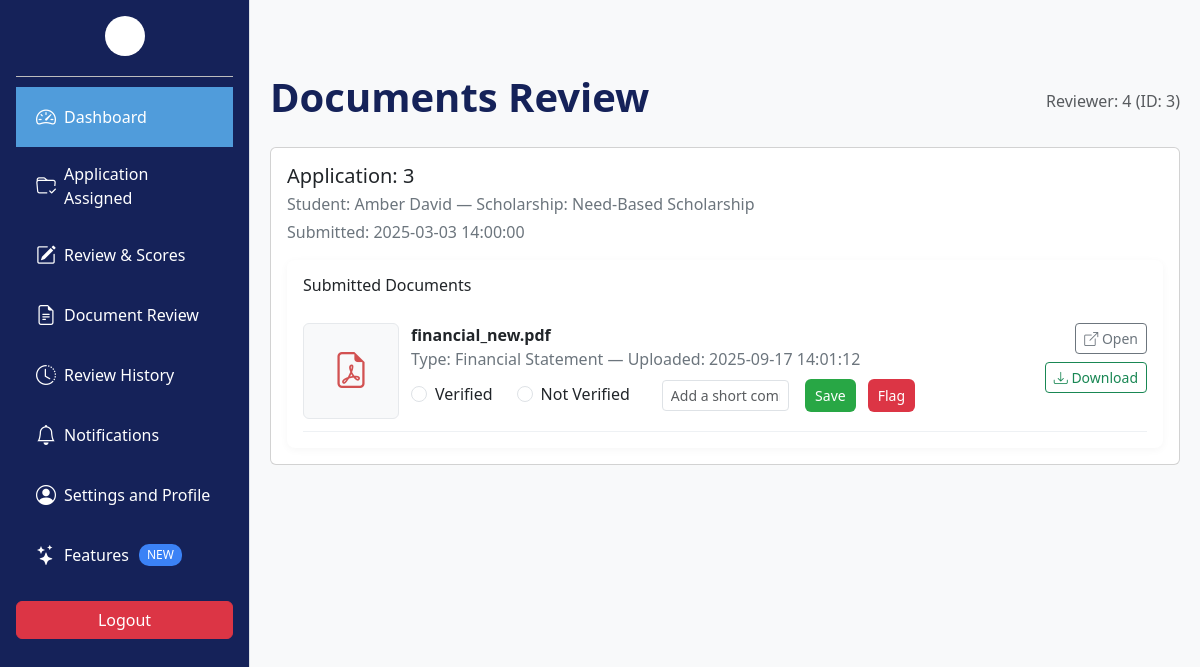
The app's page /reviewer/document.php (signed in) with its own data.
### tables this page shows
CREATE TABLE ReviewCommittee (
    reviewer_id INT PRIMARY KEY AUTO_INCREMENT,
    name VARCHAR(100) NOT NULL,
    email VARCHAR(100) NOT NULL UNIQUE,
    role ENUM('Senior Reviewer', 'Junior Reviewer') NOT NULL,
    user_id INT NOT NULL,
    FOREIGN KEY (user_id) REFERENCES Users(user_id) ON DELETE CASCADE
);

CREATE TABLE Applications (
    application_id INT PRIMARY KEY AUTO_INCREMENT,
    student_id INT NOT NULL,
    scholarship_id INT NOT NULL,
    submission_date TIMESTAMP DEFAULT CURRENT_TIMESTAMP,
    document_url VARCHAR(255) DEFAULT NULL,
    finantial_statement_url VARCHAR(255) DEFAULT NULL,
    recommendation_letter_url VARCHAR(255) DEFAULT NULL,
    status ENUM('Submitted', 'Pending', 'Under Review', 'Approved', 'Accepted', 'Rejected', 'Needs More Info') DEFAULT 'Submitted',
    FOREIGN KEY (student_id) REFERENCES Students(student_id) ON DELETE CASCADE,
    FOREIGN KEY (scholarship_id) REFERENCES Scholarships(scholarship_id) ON DELETE CASCADE
);

CREATE TABLE Scholarships (
    scholarship_id INT PRIMARY KEY AUTO_INCREMENT,
    name VARCHAR(255) NOT NULL,
    amount DECIMAL(10,2) NOT NULL CHECK (amount > 0),
    gpa DECIMAL(3,1) DEFAULT NULL,
    other_criteria VARCHAR(255) DEFAULT NULL,
    application_start DATE DEFAULT NULL,
    application_end DATE NOT NULL,
    status ENUM('Open', 'Closed', 'Awarded') DEFAULT 'Open',
    created_at TIMESTAMP DEFAULT CURRENT_TIMESTAMP
);

CREATE TABLE Document (
    document_id INT PRIMARY KEY AUTO_INCREMENT,
    application_id INT NOT NULL,
    url VARCHAR(255) NOT NULL,
    type ENUM('Transcript', 'Recommendation Letter', 'Financial Statement', 'Other') NOT NULL,
    created_at TIMESTAMP DEFAULT CURRENT_TIMESTAMP,
    updated_at TIMESTAMP DEFAULT CURRENT_TIMESTAMP ON UPDATE CURRENT_TIMESTAMP,
    FOREIGN KEY (application_id) REFERENCES Applications(application_id) ON DELETE CASCADE
);

### reviewer/document.php (the view, shortened to what this page needs)
<?php
include "../Database/db.php";
function h($s){ return htmlspecialchars($s, ENT_QUOTES, 'UTF-8'); }
$session_user_id = $_SESSION['user_id'] ?? 4;
$reviewer_id = null;
if ($conn) {
    $stmt = $conn->prepare("SELECT reviewer_id FROM ReviewCommittee WHERE user_id = ? LIMIT 1");
    if ($stmt) {
        $stmt->bind_param("i", $session_user_id);
        $stmt->execute();
        $res = $stmt->get_result();
        if ($res && $row = $res->fetch_assoc()) {
            $reviewer_id = (int)$row['reviewer_id'];
        }
    }
}
if ($conn) {
    $createSql = "
    CREATE TABLE IF NOT EXISTS DocumentReviews (
      id INT AUTO_INCREMENT PRIMARY KEY,
      document_id INT NOT NULL,
      reviewer_id INT NOT NULL,
      status ENUM('Verified','Not Verified') DEFAULT NULL,
      comment TEXT DEFAULT NULL,
      flagged TINYINT(1) DEFAULT 0,
      reviewed_at TIMESTAMP DEFAULT CURRENT_TIMESTAMP ON UPDATE CURRENT_TIMESTAMP,
      CONSTRAINT fk_docrev_document FOREIGN KEY (document_id) REFERENCES Document(document_id) ON DELETE CASCADE,
      CONSTRAINT fk_docrev_reviewer FOREIGN KEY (reviewer_id) REFERENCES ReviewCommittee(reviewer_id) ON DELETE CASCADE
    ) ENGINE=InnoDB;
    ";
    $conn->query($createSql);
}
$applications = [];
if ($conn && $reviewer_id) {
    $sql = "
      SELECT DISTINCT a.application_id, a.submission_date, s.student_id, s.first_name, s.last_name, sc.name AS scholarship_name
      FROM Applications a
      JOIN Reviews r ON r.application_id = a.application_id
      JOIN Students s ON a.student_id = s.student_id
      LEFT JOIN Scholarships sc ON a.scholarship_id = sc.scholarship_id
      WHERE r.reviewer_id = ?
      ORDER BY a.submission_date DESC
    ";
    $stmt = $conn->prepare($sql);
    if ($stmt) {
        $stmt->bind_param("i", $reviewer_id);
        $stmt->execute();
        $res = $stmt->get_result();
        while ($row = $res->fetch_assoc()) {
            $row['student_name'] = trim($row['first_name'] . ' ' . $row['last_name']);
            $applications[$row['application_id']] = $row;
        }
    }
}
$application_documents = [];
if ($conn && !empty($applications)) {
    $docStmt = $conn->prepare("SELECT d.document_id, d.application_id, d.url, d.type, d.created_at, dr.status AS review_status, dr.comment AS review_comment, dr.flagged
        FROM Document d
        LEFT JOIN DocumentReviews dr ON d.document_id = dr.document_id AND dr.reviewer_id = ?
        WHERE d.application_id = ?
        ORDER BY d.created_at DESC");
    if ($docStmt) {
        foreach ($applications as $appId => $app) {
            $docStmt->bind_param("ii", $reviewer_id, $appId);
            $docStmt->execute();
            $res = $docStmt->get_result();
            $docs = [];
            while ($d = $res->fetch_assoc()) $docs[] = $d;
            $application_documents[$appId] = $docs;
        }
    }
}
?>
<!DOCTYPE html>
<html lang="en">
<head>
  <link href="https://cdn.jsdelivr.net/npm/bootstrap@5.3.3/dist/css/bootstrap.min.css" rel="stylesheet"/>
  <link href="https://cdn.jsdelivr.net/npm/bootstrap-icons@1.10.5/font/bootstrap-icons.css" rel="stylesheet"/>
</head>
<body>
<?php include 'sidebar.php'; ?>
<div class="main-content">
  <div class="page-header">
    <h1>Documents Review</h1>
    <div class="text-muted">Reviewer: <?= h($session_user_id) ?> <?= $reviewer_id ? '(ID: ' . h($reviewer_id) . ')' : '' ?></div>
  </div>
  <?php if (!$reviewer_id): ?>
    <div class="alert alert-warning">No reviewer profile found for your user. You must be registered as a reviewer to review documents.</div>
  <?php elseif (empty($applications)): ?>
    <div class="alert alert-info">No applications assigned to you yet.</div>
  <?php else: ?>
    <?php foreach ($applications as $appId => $app): ?>
      <div class="card card-app">
        <div class="card-body">
          <div class="d-flex justify-content-between align-items-start">
            <div>
              <h5 class="card-title mb-1">Application: <?= h($appId) ?></h5>
              <div class="muted mb-1">Student: <?= h($app['student_name']) ?> — Scholarship: <?= h($app['scholarship_name'] ?? '-') ?></div>
              <div class="muted">Submitted: <?= h($app['submission_date']) ?></div>
            </div>
          </div>
          <div class="documents-section mt-3">
            <h6 class="mb-3">Submitted Documents</h6>
            <?php
            $docs = $application_documents[$appId] ?? [];
            if (empty($docs)): ?>
              <div class="text-muted">No documents uploaded for this application.</div>
            <?php else: ?>
              <?php foreach ($docs as $d):
                $ext = strtolower(pathinfo($d['url'], PATHINFO_EXTENSION));
                $isImg = in_array($ext, ['jpg','jpeg','png','gif','webp']);
                $isPdf = $ext === 'pdf';
                $thumb = $isImg ? $d['url'] : null;
                $fileName = basename($d['url']);
                $review_status = $d['review_status'] ?? null;
                $review_comment = $d['review_comment'] ?? '';
                ?>
                <div class="document-item">
                  <div class="doc-thumb" onclick="openPreview('<?= h($d['url']) ?>')">
                    <?php if ($isImg): ?>
                      <img src="<?= h($thumb) ?>" alt="" style="max-width:96px; max-height:96px; border-radius:6px;">
                    <?php elseif ($isPdf): ?>
                      <i class="bi bi-file-earmark-pdf" style="font-size:36px; color:#d25151;"></i>
                    <?php else: ?>
                      <i class="bi bi-file-earmark" style="font-size:32px; color:#6c757d;"></i>
                    <?php endif; ?>
                  </div>
                  <div class="doc-info">
                    <div style="display:flex; justify-content:space-between; gap:12px;">
                      <div>
                        <strong><?= h($fileName) ?></strong>
                        <div class="muted">Type: <?= h($d['type']) ?> — Uploaded: <?= h($d['created_at']) ?></div>
                      </div>
                    </div>
                    <div class="mt-2">
                      <form method="POST" class="form-inline">
                        <div class="form-check form-check-inline">
                          <input class="form-check-input" type="radio" id="v<?= $d['document_id'] ?>1" name="status" value="Verified" <?= $review_status === 'Verified' ? 'checked' : '' ?>>
                          <label class="form-check-label" for="v<?= $d['document_id'] ?>1">Verified</label>
                        </div>
                        <div class="form-check form-check-inline">
                          <input class="form-check-input" type="radio" id="v<?= $d['document_id'] ?>2" name="status" value="Not Verified" <?= $review_status === 'Not Verified' ? 'checked' : '' ?>>
                          <label class="form-check-label" for="v<?= $d['document_id'] ?>2">Not Verified</label>
                        </div>
                        <div style="flex:1; margin-left:8px;">
                          <input type="text" name="comment" class="form-control form-control-sm" placeholder="Add a short comment" value="<?= h($review_comment) ?>">
                        </div>
                        <div style="display:flex; gap:6px; margin-left:8px;">
                          <button type="submit" class="btn btn-verify btn-sm">Save</button>
                      </form>
                      <form method="POST" style="display:inline-block; margin-left:6px;">
                        <button type="submit" class="btn btn-flag btn-sm" title="Flag as suspicious">Flag</button>
                      </form>
                        </div>
                    </div>
                  </div>
                  <div class="doc-actions">
                    <a href="<?= h($d['url']) ?>" target="_blank" class="btn btn-outline-secondary btn-sm"><i class="bi bi-box-arrow-up-right"></i> Open</a>
                    <a href="<?= h($d['url']) ?>" download class="btn btn-outline-success btn-sm"><i class="bi bi-download"></i> Download</a>
                  </div>
                </div>
              <?php endforeach; ?>
            <?php endif; ?>
          </div>
        </div>
      </div>
    <?php endforeach; ?>
  <?php endif; ?>
</body>
</html>

### reviewer/document.php (style rules this page uses)
body { background:#f8f9fa; }
.main-content { min-height:100vh; padding:22px; }
.page-header { display:flex; justify-content:space-between; align-items:center; margin-bottom:18px; }
.page-header h1 { color:#152259; font-weight:700; }
.card-app { margin-bottom:18px; }
.documents-section { background:#fff; border-radius:8px; padding:16px; box-shadow:0 2px 8px rgba(0,0,0,0.04); }
.document-item { border-bottom:1px solid #eef1f4; padding:12px 0; display:flex; gap:12px; align-items:flex-start; }
.doc-thumb { width:96px; height:96px; object-fit:cover; border-radius:6px; border:1px solid #e6e9ec; display:flex; align-items:center; justify-content:center; background:#f8f9fa; }
.doc-info { flex:1; }
.doc-actions { min-width:220px; display:flex; flex-direction:column; gap:8px; align-items:flex-end; }
.btn-verify { background:#28a745; color:#fff; border:none; padding:6px 10px; border-radius:6px; }
.btn-flag { background:#dc3545; color:#fff; border:none; padding:6px 10px; border-radius:6px; }
.muted { color:#6c757d; }
.form-inline { display:flex; gap:8px; align-items:center; flex-wrap:wrap; }

### reviewer/sidebar.php (style rules this page uses)
.main-content { margin-left: 250px; padding: 20px; }

### records on screen
reviewcommittee: reviewer_id "3"
applications: appId "3", student_name "Amber David", scholarship.name "Need-Based Scholarship", submission_date "2025-03-03 14:00:00"
document: url "financial_new.pdf", type "Financial Statement", created_at "2025-09-17 14:01:12"

### other values on screen
$session_user_id "4"
